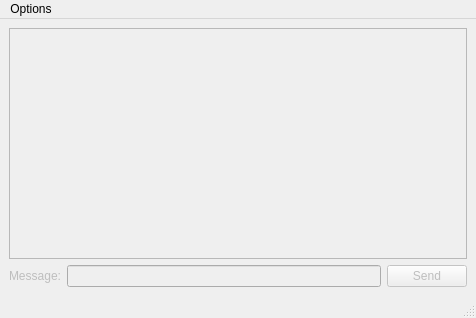
<?xml version="1.0" encoding="UTF-8"?>
<ui version="4.0">
 <class>MainWindow</class>
 <widget class="QMainWindow" name="MainWindow">
  <property name="geometry">
   <rect>
    <x>0</x>
    <y>0</y>
    <width>476</width>
    <height>318</height>
   </rect>
  </property>
  <property name="windowTitle">
   <string>Client</string>
  </property>
  <widget class="QWidget" name="centralwidget">
   <property name="enabled">
    <bool>false</bool>
   </property>
   <layout class="QVBoxLayout" name="verticalLayout">
    <item>
     <widget class="QListWidget" name="lstMessages"/>
    </item>
    <item>
     <layout class="QHBoxLayout" name="horizontalLayout">
      <item>
       <widget class="QLabel" name="label">
        <property name="text">
         <string>Message:</string>
        </property>
       </widget>
      </item>
      <item>
       <widget class="QLineEdit" name="lnMessage"/>
      </item>
      <item>
       <widget class="QPushButton" name="btnSend">
        <property name="text">
         <string>Send</string>
        </property>
       </widget>
      </item>
     </layout>
    </item>
   </layout>
  </widget>
  <widget class="QMenuBar" name="menubar">
   <property name="geometry">
    <rect>
     <x>0</x>
     <y>0</y>
     <width>476</width>
     <height>22</height>
    </rect>
   </property>
   <widget class="QMenu" name="menuOptions">
    <property name="title">
     <string>Options</string>
    </property>
    <addaction name="actionConnect"/>
    <addaction name="separator"/>
    <addaction name="actionExot"/>
   </widget>
   <addaction name="menuOptions"/>
  </widget>
  <widget class="QStatusBar" name="statusbar"/>
  <action name="actionConnect">
   <property name="text">
    <string>Connect</string>
   </property>
  </action>
  <action name="actionExot">
   <property name="text">
    <string>Exit</string>
   </property>
  </action>
 </widget>
 <resources/>
 <connections/>
</ui>
